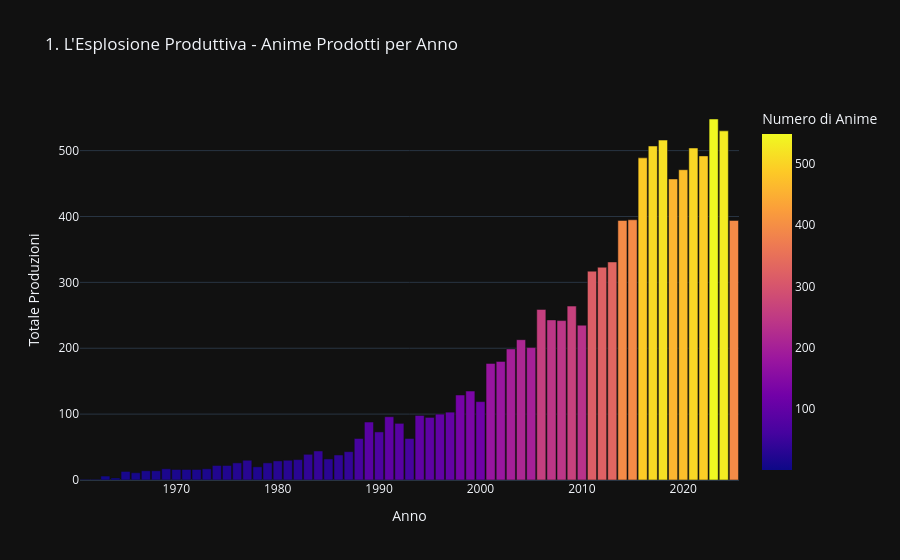

Here is the notebook cell this chart was saved with:
### Markdown cell above
## Capitolo 1: Storia della Produzione 📈
Prima di misurare la *durata* delle vite, contiamo le *nascite*. L'animazione giapponese è passata da prodezza artigianale a industria di massa. 
Osservando il numero di nuove serie lanciate ogni anno, possiamo tracciare le "Golden Age" e l'eventuale saturazione del mercato odierno. Siamo di fronte a una bolla produttiva?

### Code cell
# Grafico 1: Evoluzione Temporale del Numero di Produzioni

production_counts = df['start_year'].value_counts().sort_index().reset_index()
production_counts.columns = ['start_year', 'count']

production_counts = production_counts[
    (production_counts['start_year'] >= 1960) & 
    (production_counts['start_year'] <= 2025)
]

fig1 = px.bar(production_counts, x='start_year', y='count',
              title='1. L\'Esplosione Produttiva - Anime Prodotti per Anno',
              labels={'start_year': 'Anno di Inizio', 'count': 'Numero di Anime'},
              color='count', color_continuous_scale='Plasma',
              template='plotly_dark')

fig1.update_layout(xaxis_title="Anno", yaxis_title="Totale Produzioni", bargap=0.1)
fig1.show()

### Figure 1 — Plotly figure (JSON) as saved in the notebook; plotly's stock layout.template omitted (floating-point values rounded to 4 significant figures)
{"data": [{"hovertemplate": "Anno di Inizio=%{x}<br>Numero di Anime=%{marker.color}<extra></extra>", "legendgroup": "", "marker": {"color": [1, 1, 6, 3, 13, 11, 14, 14, 17, 16, 16, 16, 17, 22, 22, 26, 30, 20, 26, 29, 30, 31, 39, 44, 32, 38, 43, 63, 88, 73, 96, 86, 63, 98, 95, 100, 103, 129, 135, 119, 177, 180, 199, 213, 201, 259, 243, 242, 264, 235, 317, 323, 331, 394, 395, 489, 507, 516, 457, 471, 504, 492, 548, 530, 394], "coloraxis": "coloraxis", "pattern": {"shape": ""}}, "name": "", "orientation": "v", "showlegend": false, "textposition": "auto", "type": "bar", "x": [1961.0, 1962.0, 1963.0, 1964.0, 1965.0, 1966.0, 1967.0, 1968.0, 1969.0, 1970.0, 1971.0, 1972.0, 1973.0, 1974.0, 1975.0, 1976.0, 1977.0, 1978.0, 1979.0, 1980.0, 1981.0, 1982.0, 1983.0, 1984.0, 1985.0, 1986.0, 1987.0, 1988.0, 1989.0, 1990.0, 1991.0, 1992.0, 1993.0, 1994.0, 1995.0, 1996.0, 1997.0, 1998.0, 1999.0, 2000.0, 2001.0, 2002.0, 2003.0, 2004.0, 2005.0, 2006.0, 2007.0, 2008.0, 2009.0, 2010.0, 2011.0, 2012.0, 2013.0, 2014.0, 2015.0, 2016.0, 2017.0, 2018.0, 2019.0, 2020.0, 2021.0, 2022.0, 2023.0, 2024.0, 2025.0], "xaxis": "x", "y": [1, 1, 6, 3, 13, 11, 14, 14, 17, 16, 16, 16, 17, 22, 22, 26, 30, 20, 26, 29, 30, 31, 39, 44, 32, 38, 43, 63, 88, 73, 96, 86, 63, 98, 95, 100, 103, 129, 135, 119, 177, 180, 199, 213, 201, 259, 243, 242, 264, 235, 317, 323, 331, 394, 395, 489, 507, 516, 457, 471, 504, 492, 548, 530, 394], "yaxis": "y"}], "layout": {"bargap": 0.1, "barmode": "relative", "coloraxis": {"colorbar": {"title": {"text": "Numero di Anime"}}, "colorscale": [[0, "#0d0887"], [0.1111, "#46039f"], [0.2222, "#7201a8"], [0.3333, "#9c179e"], [0.4444, "#bd3786"], [0.5556, "#d8576b"], [0.6667, "#ed7953"], [0.7778, "#fb9f3a"], [0.8889, "#fdca26"], [1, "#f0f921"]]}, "legend": {"tracegroupgap": 0}, "title": {"text": "1. L'Esplosione Produttiva - Anime Prodotti per Anno"}, "xaxis": {"anchor": "y", "domain": [0, 1], "title": {"text": "Anno"}}, "yaxis": {"anchor": "x", "domain": [0, 1], "title": {"text": "Totale Produzioni"}}}}
